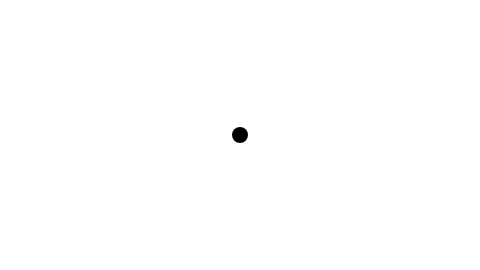
Frame 1 (no input)
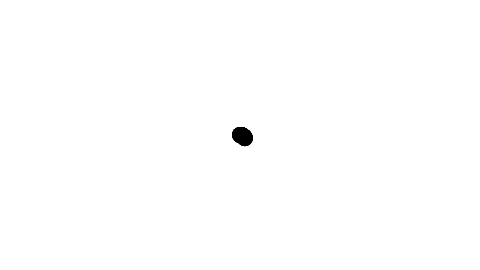
Frame 60 (no input)
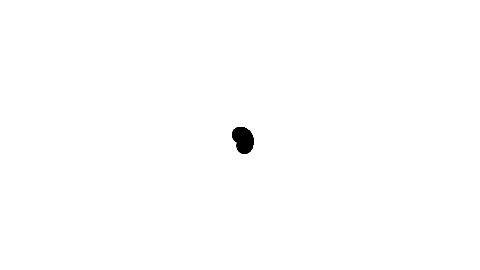
Frame 120 (the mouse pressed at the canvas centre since frame 60)

The p5.js sketch that drew these frames (run headless with seeded random() and noise() and a simulated clock; from frame 60 on, the mouse is pressed at the canvas centre):

// p5.js sketch
// ── sketch.js
// Learning Processing
// Daniel Shiffman
// http://www.learningprocessing.com

// Exercise 13-5: Using Example 13-5, draw a spiral path. Start in the center and move 
// outward. Note that this can be done by changing only one line of code and adding one line 
// of code!           

// A Polar coordinate, radius now starts at 0 to spiral outwards
var r = 0;
var theta = 0;

function setup() {
  createCanvas(480, 270);
  background(255);
}

function draw() {
  // Polar to Cartesian conversion
  var x = r * cos(theta);
  var y = r * sin(theta);

  // Draw an ellipse at x,y
  noStroke();
  fill(0);
  // Adjust for center of window
  ellipse(x+width/2, y+height/2, 16, 16); 

  // Increment the angle
  theta += 0.01;
  // Increment the radius
  r += 0.1;
}
